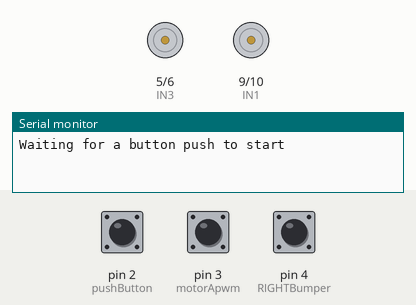
Simulated run of this sketch. Board: Arduino Uno, built with avr-gcc and run on an emulated ATmega328P. Shown: motor-driver pin pairs drawn as motors (green arrow = first pin HIGH = forward, orange = second pin HIGH = backward, longer = more drive), the last lines printed to the serial monitor. Inputs (shaded band) come from the test bench; at power-on: pin 2 (pushButton) HIGH, pin 3 (motorApwm) HIGH, pin 4 (RIGHTBumper) HIGH.

Above: at 1.2 s.
1.3 s: pin 2 (pushButton) pulled LOW for 0.15 s
At 3.6 s:
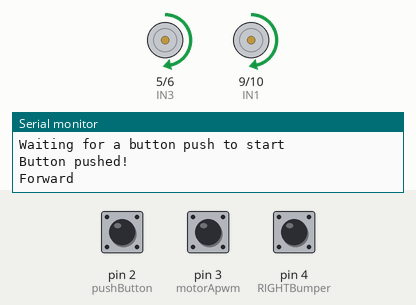
3.9 s: pin 3 (motorApwm) pulled LOW for 0.15 s
At 5.1 s:
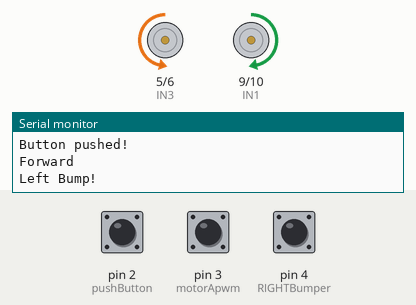
Timing chart, 0 to 6.9 s (numbered marks = the images above; inputs shaded):
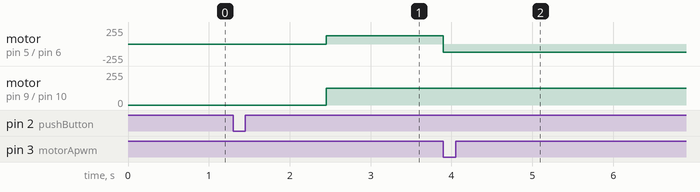

Measured:
- after the input at 1.3 s, motor on pin 5 (IN3) / pin 6 (IN4), motor on pin 9 (IN1) / pin 10 (IN2): stopped → forward 125/255 after 1.2 s
- after the input at 3.9 s, motor on pin 5 (IN3) / pin 6 (IN4): forward 125/255 → backward 125/255 at once

The sketch:

Reactive_Control_Ex.ino
```cpp
/*

  Forward Drive Reactive Control Example
  mshapiro 09282020

*/

// Driver definitions
// If you have a kit with the moto shield, set this to true
// If you have the Dual H-Bridge controller w/o the shield, set to false
#define SHIELD false

//SHIELD Pin varables - cannot be changed
#define motorApwm 3
#define motorAdir 12
#define motorBpwm 11
#define motorBdir 13

//Driver Pin variable - any 4 analog pins (marked with ~ on your board)
#define IN1 9
#define IN2 10
#define IN3 5
#define IN4 6

// Lab Specific definitions
// Defining these allows us to use letters in place of binary when
// controlling our motors
#define A 0
#define B 1
#define pushButton 2 // install a Pullup button with its output into Pin 2

// The available digital pin numbers will depend on your motor controller
// If Shield==true, do not use 3, 11, 12, or 13
// else, do not use the 4 pwm pins you chose for the breakout driver
#define LEFTBumper 3
#define RIGHTBumper 4

#define FORWARD  0
#define LEFT     1
#define RIGHT   -1

#define MilliSecondsPerDegree  10 // CHANGE ACCORDING TO YOUR BOT

// Function call shortcuts
#define LEFTTOUCH  (digitalRead(LEFTBumper))
#define RIGHTTOUCH (digitalRead(RIGHTBumper))
#define PushButtonState  (digitalRead(pushButton))

///////////////////////////////////////////////////////////
void setup() {
  // set up the motor drive ports
  motor_setup();
  // make the pushbutton's pins inputs, with internal pullup resistors:
  pinMode(pushButton, INPUT_PULLUP);
  pinMode(LEFTBumper, INPUT_PULLUP);
  pinMode(RIGHTBumper, INPUT_PULLUP);
  // initialize serial communication at 9600 bits per second (BAUD):
  Serial.begin(9600);
}
//////////////////////////////////////////////////////////
void loop() {
  int leftBumperState, rightBumperState;
  int i;
  long time;


  Serial.println("Waiting for a button push to start");
  while (digitalRead(pushButton) == 1); // this is an empty loop, so do nothing until you get a button push
  while (digitalRead(pushButton) == 0); // this is an empty loop, so do nothing until you release the button (most stable)
  Serial.println("Button pushed!");
  delay(1000);  // wait a second before going into the motion loop


  /*
     This code implements the basic drive forward
     with reactive control. It will drive forward
     as best as possible until the main push button
     is pressed.

     If a bumper is activated, it will turn in place
     30 degrees away from the the wall it hit.
  */


  while (PushButtonState == 1 ) { // button not pushed
    Serial.println("Forward");
    DriveForward();
    // do nothing until you hit a wall
    while ((leftBumperState = LEFTTOUCH) == 1 && (rightBumperState = RIGHTTOUCH) == 1);
    Stop();
    if (leftBumperState == 0) {   // we hit the leftBumper
      Serial.println("Left Bump!");
      turn(-30);
    }
    if (rightBumperState == 0) {   // we hit the leftBumper
      Serial.println("Right Bump!");
      turn(30);
    }
  }// end of motion loop

  Serial.println("That's All Folks!");
  delay(1000);
  exit(i);
} // the end


//////////////////////////////////////////////////////
void DriveForward() {
  run_motor(A, 125); //EDIT THESE to your motors
  run_motor(B, 125);
  return;
}
//////////////////////////////////////////////////////
void Stop() {
  run_motor(A, 0);
  run_motor(B, 0);
}
//////////////////////////////////////////////////////
int turn(int angle) {
  int sign = angle / abs(angle); //returns +1 if left, -1 if right
  long turntime = angle * MilliSecondsPerDegree;

  run_motor(A, -sign * 125); //left motor runs backwards for left turn
  run_motor(B, sign * 125); //right motor runs forwards for left turn
  delay(turntime);
  run_motor(A, 0);
  run_motor(B, 0);
  return (turntime);
}
```

motors.ino
```cpp
void motor_setup() {
  if (SHIELD) { //if you're using the motoshield
    //define Sheild pins as outputs
    pinMode(motorApwm, OUTPUT);
    pinMode(motorAdir, OUTPUT);
    pinMode(motorBpwm, OUTPUT);
    pinMode(motorBdir, OUTPUT);
    // initialize all pins to zero
    digitalWrite(motorApwm, 0);
    digitalWrite(motorAdir, 0);
    digitalWrite(motorBpwm, 0);
    digitalWrite(motorBdir, 0);
  } else { // if using dual motor driver
    // define driver pins as outputs
    pinMode(IN1, OUTPUT);
    pinMode(IN2, OUTPUT);
    pinMode(IN3, OUTPUT);
    pinMode(IN4, OUTPUT);
    // initialize all pins to zero
    digitalWrite(IN1, 0);
    digitalWrite(IN2, 0);
    digitalWrite(IN3, 0);
    digitalWrite(IN4, 0);
  } // end if
  return;
} // end function


// int motor is the defined A or B
// pwm = the power cycle you want to use
void run_motor(int motor, int pwm) {
  int dir = (pwm/abs(pwm))> 0; // returns if direction is forward (1) or reverse (0)
  pwm = abs(pwm); // only positive values can be sent to the motor

  if (SHIELD) { // if using motor shield
    switch (motor) { // find which motor to control
      case A: // if A, write A pins
        digitalWrite(motorAdir, dir); // dir is either 1 (forward) or 0 (reverse)
        analogWrite(motorApwm, pwm); // pwm is an analog value 0-255
        break; // end case A
      case B: // if B, write B pins
        digitalWrite(motorBdir, dir); // dir is either 1 (forward) or 0 (reverse)
        analogWrite(motorBpwm, pwm); // pwm is an analog value 0-255
        break; // end case A
    } // end switch statement
  } // end if
  else { // if using dual motor drivers
    switch (motor) { // find which motor to control
      case A: // if A, write A pins
        if (dir) { // If dir is forward
          analogWrite(IN1, pwm);  // IN1 is the forward pwm pin
          digitalWrite(IN2, LOW); // IN2 is low
        } else {
          digitalWrite(IN1, LOW); // IN1 is low
          analogWrite(IN2, pwm);  // IN2 is the reverse pwm pin
        } // end if
        break; // end case A
      case B: // if B, write B pins
        if (dir) { // if dir is forward
          analogWrite(IN3, pwm);  // IN3 is the forward pwm pin
          digitalWrite(IN4, LOW); // IN4 is low
        } else {
          digitalWrite(IN3, LOW); //IN3 is low
          analogWrite(IN4, pwm);  // IN4 is the reverse pwm pin
        } // end if
        break; // end case B
    } // end switch case
  } //end if
  return;
} // end function
```
